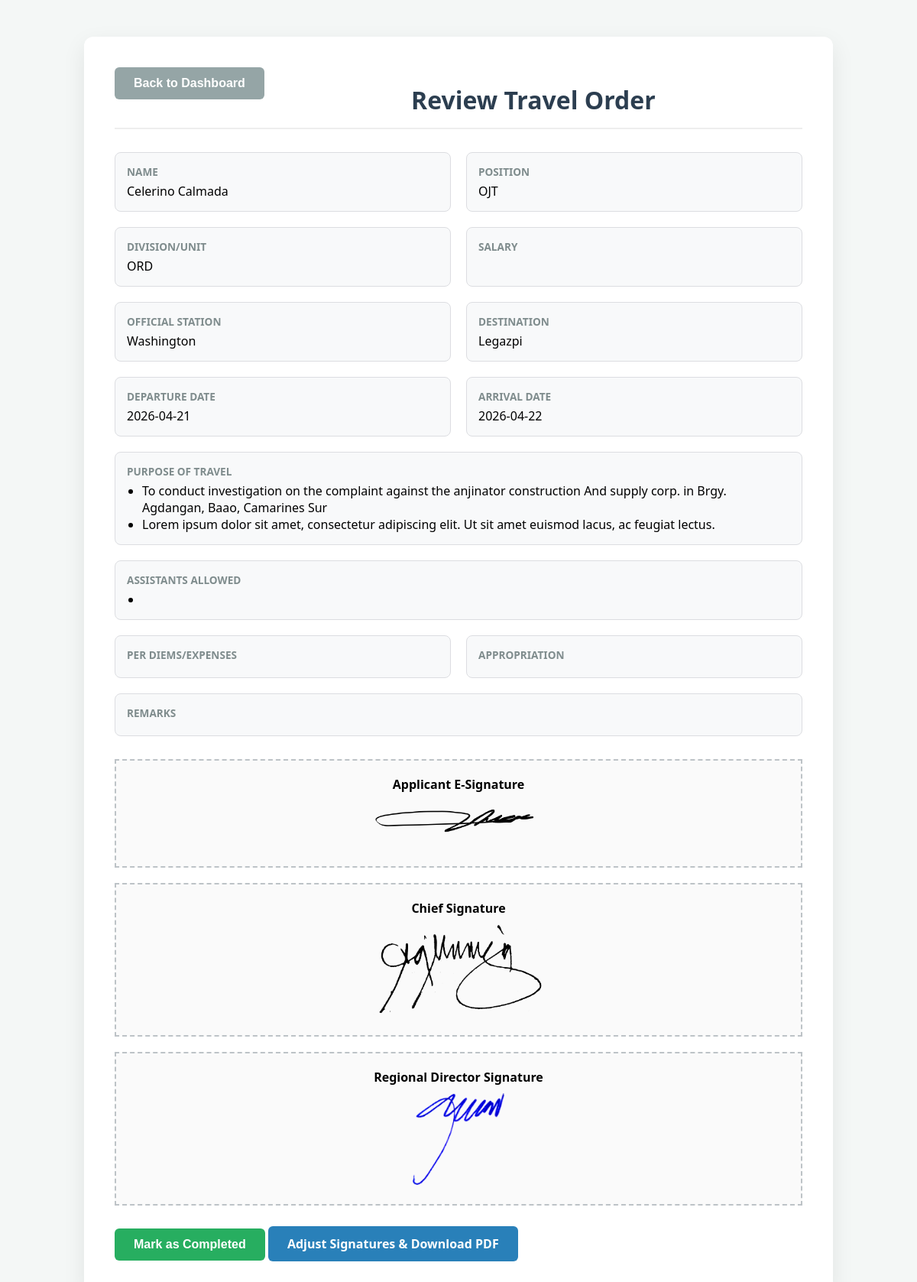
The page /ict/review_to.php?id=25 (signed in) on the database its author committed.
### tables this page shows
CREATE TABLE `travel_orders` (
  `id` int(11) NOT NULL,
  `name` varchar(100) NOT NULL,
  `salary` varchar(255) DEFAULT NULL,
  `position` varchar(100) NOT NULL,
  `division_unit` varchar(100) DEFAULT NULL,
  `departure_date` date NOT NULL,
  `official_station` varchar(150) NOT NULL,
  `destination` varchar(150) NOT NULL,
  `arrival_date` date NOT NULL,
  `purpose` text NOT NULL,
  `per_diems` varchar(150) DEFAULT NULL,
  `assistants` text DEFAULT NULL,
  `appropriation` varchar(150) DEFAULT NULL,
  `remarks` text DEFAULT NULL,
  `officer_id` int(11) NOT NULL,
  `applicant_signature` varchar(255) NOT NULL,
  `status` enum('pending_do','pending_rd','approved','rejected_do','rejected_rd','completed') DEFAULT 'pending_do',
  `created_at` timestamp NOT NULL DEFAULT current_timestamp(),
  `do_signature` varchar(255) DEFAULT NULL,
  `rd_signature` varchar(255) DEFAULT NULL,
  `applicant_sig_x` int(11) DEFAULT 350,
  `applicant_sig_y` int(11) DEFAULT 480,
  `do_sig_x` int(11) DEFAULT 50,
  `do_sig_y` int(11) DEFAULT 320,
  `rd_sig_x` int(11) DEFAULT 480,
  `rd_sig_y` int(11) DEFAULT 320,
  `rejection_remarks` text DEFAULT NULL
);

### ict/review_to.php (the view, shortened to what this page needs)
<?php
try {
    $conn = new PDO("mysql:host=localhost;dbname=to_inventory", "root", "");
    $conn->setAttribute(PDO::ATTR_ERRMODE, PDO::ERRMODE_EXCEPTION);
    $conn->setAttribute(PDO::ATTR_EMULATE_PREPARES, false);
} catch(PDOException $e) {
    die("Connection failed: " . $e->getMessage());
}
$order_id = (int)$_GET['id'];
$sql = "SELECT * FROM travel_orders WHERE id = ?";
$stmt = $conn->prepare($sql);
$stmt->execute([$order_id]);
$order = $stmt->fetch(PDO::FETCH_ASSOC);
$current_status = $order['status'];
$purposes = json_decode($order['purpose'], true);
$assistants = json_decode($order['assistants'], true);
?>
<!DOCTYPE html>
<html lang="en">
<head>
  <link rel="stylesheet" type="text/css" href="../style/review_to.css">
</head>
<body>
    <div class="box">
      <button type="button" class="btn btn-back" onclick="window.location.href='index.php'">Back to Dashboard</button>
        <h1>Review Travel Order</h1>
        <div class="detail-grid">
            <div class="detail-item"><strong>Name</strong> <?php echo htmlspecialchars($order['name']); ?></div>
            <div class="detail-item"><strong>Position</strong> <?php echo htmlspecialchars($order['position']); ?></div>
            <div class="detail-item"><strong>Division/Unit</strong> <?php echo htmlspecialchars($order['division_unit']); ?></div>
            <div class="detail-item"><strong>Salary</strong> <?php echo htmlspecialchars($order['salary']); ?></div>
            <div class="detail-item"><strong>Official Station</strong> <?php echo htmlspecialchars($order['official_station']); ?></div>
            <div class="detail-item"><strong>Destination</strong> <?php echo htmlspecialchars($order['destination']); ?></div>
            <div class="detail-item"><strong>Departure Date</strong> <?php echo htmlspecialchars($order['departure_date']); ?></div>
            <div class="detail-item"><strong>Arrival Date</strong> <?php echo htmlspecialchars($order['arrival_date']); ?></div>
            <div class="detail-item full-width">
                <strong>Purpose of Travel</strong>
                <ul>
                    <?php
                    if (!empty($purposes)) {
                        foreach ($purposes as $p) {
                            echo "<li>" . htmlspecialchars($p) . "</li>";
                        }
                    } else {
                        echo "<li>None specified</li>";
                    }
                    ?>
                </ul>
            </div>
            <div class="detail-item full-width">
                <strong>Assistants Allowed</strong>
                <ul>
                    <?php
                    if (!empty($assistants)) {
                        foreach ($assistants as $a) {
                            echo "<li>" . htmlspecialchars($a) . "</li>";
                        }
                    } else {
                        echo "<li>None specified</li>";
                    }
                    ?>
                </ul>
            </div>
            <div class="detail-item"><strong>Per Diems/Expenses</strong> <?php echo htmlspecialchars($order['per_diems']); ?></div>
            <div class="detail-item"><strong>Appropriation</strong> <?php echo htmlspecialchars($order['appropriation']); ?></div>
            <div class="detail-item full-width"><strong>Remarks</strong> <?php echo htmlspecialchars($order['remarks']); ?></div>
        </div>
        <div class="signature-box">
            <strong>Applicant E-Signature</strong><br>
            <?php if (!empty($order['applicant_signature'])): ?>
                <img src="../<?php echo htmlspecialchars($order['applicant_signature']); ?>" alt="Applicant Signature">
            <?php else: ?>
                <p>No applicant signature uploaded.</p>
            <?php endif; ?>
        </div>
        <div class="signature-box">
            <strong>Chief Signature</strong><br>
            <?php if (!empty($order['do_signature'])): ?>
                <img src="<?php echo htmlspecialchars($order['do_signature']); ?>" alt="Chief Signature">
            <?php else: ?>
                <p>No chief signature attached.</p>
            <?php endif; ?>
        </div>
        <div class="signature-box">
            <strong>Regional Director Signature</strong><br>
            <?php if (!empty($order['rd_signature'])): ?>
                <img src="<?php echo htmlspecialchars($order['rd_signature']); ?>" alt="Regional Director Signature">
            <?php else: ?>
                <p>No Regional Director signature attached.</p>
            <?php endif; ?>
        </div>
    <form method="POST" style="margin-top: 30px;">
      <?php if($current_status == 'pending_do'): ?>
        <button type="submit" name="approve_btn" class="btn btn-approve">Forward to RD</button>
        <button type="button" class="btn attach-btn" onclick="checkSignatures('pending_do')">Attach Signatures and send to Planner</button>
      <?php elseif($current_status == 'pending_rd'): ?>
        <button type="submit" name="approve_btn" class="btn btn-approve">Approve Order</button>
        <button type="button" class="btn attach-btn" onclick="checkSignatures('pending_rd')">Attach Signatures and send to Planner</button>
      <?php elseif($current_status == 'approved'): ?>
        <button type="submit" name="complete_btn" class="btn btn-approve">Mark as Completed</button>
        <a class="btn btn-download-pdf" href="adjust_signatures_to.php?id=<?php echo $order['id']; ?>">Adjust Signatures & Download PDF</a>
      <?php endif; ?>
    </form>
  </div>
</body>
</html>

### style/review_to.css (style rules this page uses)
:root { --primary-color: #2c3e50; --accent-color: #27ae60; --bg-color: #f4f7f6; --card-bg: #ffffff; --border-color: #dcdde1; }
body { font-family: 'Segoe UI', Tahoma, Geneva, Verdana, sans-serif; background-color: var(--bg-color); padding: 40px 20px; display: flex; justify-content: center; }
.box { width: 100%; max-width: 900px; background-color: var(--card-bg); border-radius: 12px; box-shadow: 0 10px 30px rgba(0,0,0,0.08); padding: 40px; }
h1 { color: var(--primary-color); text-align: center; border-bottom: 2px solid #eee; padding-bottom: 15px; margin-bottom: 30px; }
.detail-grid { display: grid; grid-template-columns: 1fr 1fr; gap: 20px; margin-bottom: 30px; }
.detail-item { background: #f8f9fa; padding: 15px; border-radius: 8px; border: 1px solid var(--border-color); }
.detail-item strong { display: block; font-size: 0.85rem; color: #7f8c8d; text-transform: uppercase; margin-bottom: 5px; }
.full-width { grid-column: span 2; }
ul { margin: 0; padding-left: 20px; }
.signature-box { text-align: center; margin-top: 20px; padding: 20px; border: 2px dashed #bdc3c7; background: #fafafa; }
.signature-box img { max-width: 250px; max-height: 120px; margin-top: 10px; }
.btn { padding: 12px 25px; border: none; border-radius: 6px; font-weight: bold; cursor: pointer; text-decoration: none; font-size: 1rem; transition: background 0.2s; }
.btn-approve { background-color: var(--accent-color); color: white; }
.btn-back { float: left; background-color: #95a5a6; color: white; }
.btn-download-pdf { background-color: #2980b9; color: white; }

### rows shown on the page
travel_orders: name "Celerino Calmada", position "OJT", division_unit "ORD", official_station "Washington", destination "Legazpi", departure_date "2026-04-21", arrival_date "2026-04-22", purpose "To conduct investigation on the complaint against the anjinator construction And supply corp. in Brgy. Agdangan, Baao, Camarines Sur", purpose "Lorem ipsum dolor sit amet, consectetur adipiscing elit. Ut sit amet euismod lacus, ac feugiat lectus.", applicant_signature (picture), do_signature (picture), rd_signature (picture)
